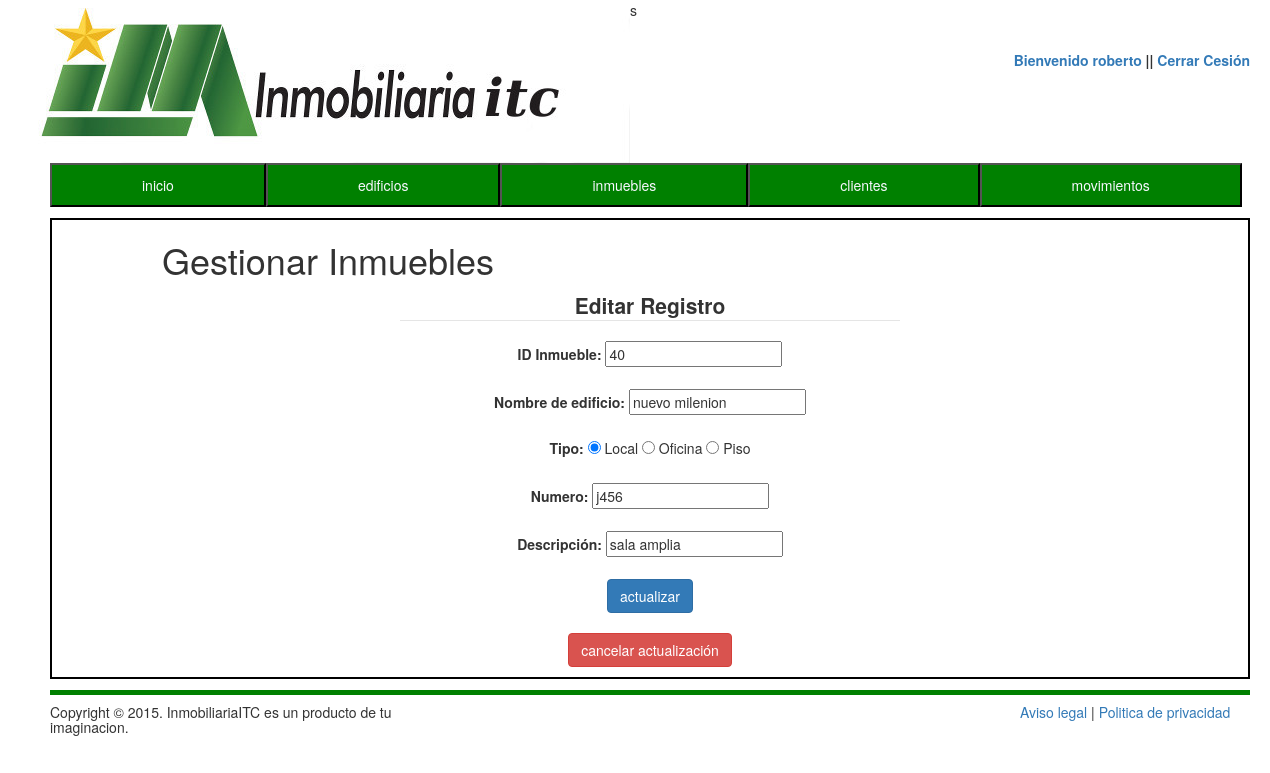
The app's page /vistas/Einmuebles.php?id=40&ideditar=2 (signed in) with its own data.
### tables this page shows
CREATE TABLE `inmuebles` (
  `edificio` varchar(100) NOT NULL,
  `id` int(11) NOT NULL,
  `tipo` varchar(100) NOT NULL,
  `numero` varchar(100) NOT NULL,
  `descripcion` varchar(255) NOT NULL,
  `Codigoinmueble` varchar(25) NOT NULL
);

### vistas/Einmuebles.php (the view, shortened to what this page needs)
<!DOCTYPE html>
<html>
<head>
<link rel="stylesheet" href="../css/style.css" type="text/css" media="all" >
	<link href="../css/bootstrap.min.css" rel="stylesheet">
    <link rel="stylesheet" href="../css/jquery.dataTables.css">
</head>
<body>
	<img class="logo" alt="logo" src="../medios/Logo1.jpg" />
	<form class="login">
		<label><a href="">Bienvenido <strong><?php echo $_SESSION['user'];?></strong> </a> || <a href="../controladores/desconectar.php"> Cerrar Cesión </a></label>
	</form>
	<ul class="clase-1">
		<li><a href="../index.php" >inicio</a></li>
		<li><a href="edificios.php" >edificios</a></li>
		<li><a href="inmuebles.php" >inmuebles</a></li>
		<li><a href="clientes.php" >clientes</a></li>
		<li><a href="movimientos.php" >movimientos</a></li>
	</ul>
<div class="inicio" >
		<h1 style="margin-left: 110px;">Gestionar Inmuebles</h1>
			<div id="EInmueble" ><center>
	<form method="post" action="" >
	 <?php include("../datos/connect_db.php")?>
		<?php
		 $id = $_GET["id"];
			$sql=("SELECT * FROM inmuebles WHERE id = $id ");
				$query=mysqli_query($db,$sql);
     		?>
     		 <?php while($row = mysqli_fetch_array($query, MYSQLI_ASSOC)){ ?>
   	<fieldset style="width : 500px; margin : 10px 10px 10px 10px; ">
    	<legend  style=""><b>Editar Registro</b></legend>
    			<label style=""><b>ID Inmueble: </b></label>
      <input type="text" name="id_inmueble" value="<?=$row["id"];?>" required placeholder=""  readonly="readonly" /></br></br>
  	    <label style=""><b>Nombre de edificio: </b></label>
  	     <input type="text" name="edificio" value="<?=$row["edificio"];?>" required placeholder=""  readonly="readonly" /></br></br>
  	    <label style=""><b>Tipo: </b></label>
      <input required type="radio" name="tipo" value="Local"
        <?php
       if($row['tipo']=="Local" ) {
      echo "checked='checked'";
		}
       ?>
      /> Local
<input required type="radio" name="tipo" value="Oficina"
  <?php
       if($row['tipo']=="Oficina" ) {
      echo "checked='checked'";
		}
       ?>
/> Oficina
    <input required type="radio" name="tipo" value="Piso"
      <?php
       if($row['tipo']=="Piso" ) {
      echo "checked='checked'";
		}
       ?>
    /> Piso</br></br>
      <label style=""><b>Numero: </b></b></label>
      <input type="text" name="numero" value="<?=$row["numero"];?>" required placeholder="" /></br></br>
   <label style=""><b>Descripción: </b></b></label>
      <input type="text" name="descripcion" value="<?=$row["descripcion"];?>" required placeholder="" /></br></br>
<?php } ?>
      <input   type="submit" name="submit" value="actualizar" class="btn btn-primary" /></br></br><a href="inmuebles.php" class="btn btn-danger" >cancelar actualización</a>
   	</fieldset>
		</form></center>
		</div>
</div>
	<div class="piepag"><h5>Copyright © 2015. InmobiliariaITC es un producto de tu imaginacion.</h5><p><a href="#">Aviso legal</a> | <a href="#">Politica de privacidad</a></p></div>
</body>
</html>

### css/style.css (style rules this page uses)
.logo { float: left; margin-left: 30px; }
body { width: 1250px; }
.login { float: right; margin-top: 50px; }
.clase-1 { list-style:none; width: 1250px; float: left; margin-left: 10px; }
.clase-1 li { background-color: green; float: left; padding: 10px ; border: black 2px outset; }
.clase-1 li a { text-decoration: none; color: ghostwhite; padding: 10px 80px; }
.inicio { border: 2px solid black; float:left; width : 1200px; margin: 1px 50px; }
.piepag { width: 1200px; border-top: 5px outset green; float: left; margin: 10px 50px; }
.piepag h5 { width: 400px; float : left; }
.piepag p { margin-top: 7px; width: 230px; float: right; }

### records on screen
inmuebles: id_inmueble "40", edificio "nuevo milenion", tipo "☑", numero "j456", descripcion "sala amplia"

### other values on screen
$_SESSION['user'] "roberto"
